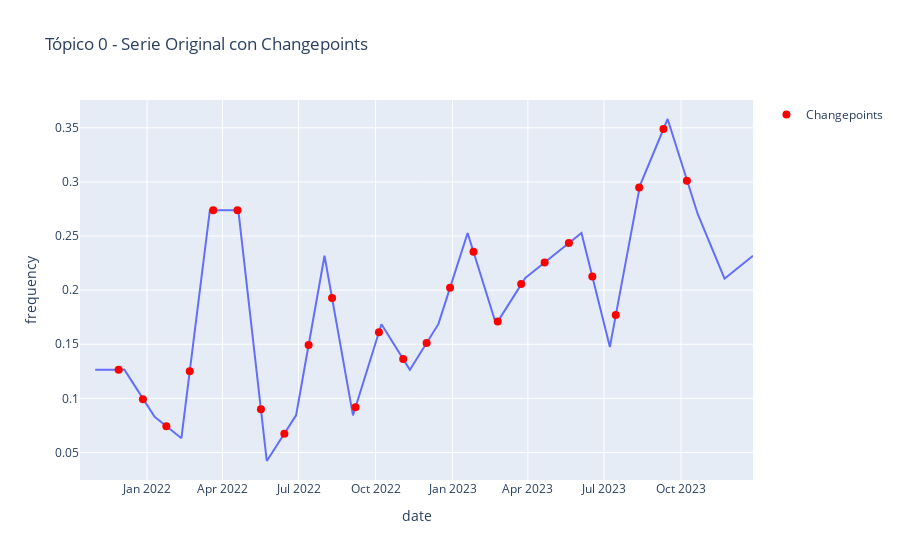
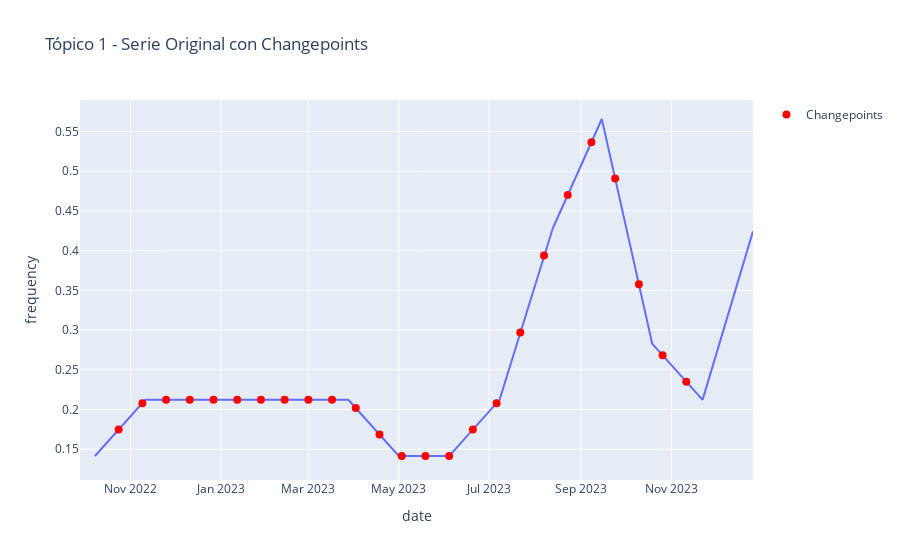
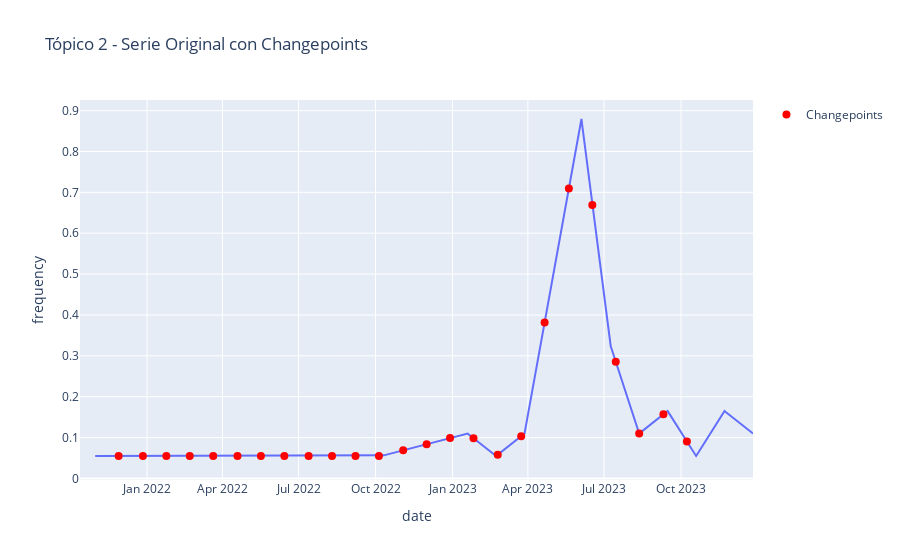

The notebook cell these images were saved under, in order:
### Markdown cell above
## Breakpoints

### Code cell
from prophet import Prophet
from prophet.plot import add_changepoints_to_plot

# Tópicos a analizar
topics = [0, 1, 2]

for idx in topics:
    print(f"\n Analizando Tópico {idx}")
    
    df_resultado = df_ts_resultado[idx].copy()
    df_t = df_resultado.rename(columns={'date': 'ds', 'frequency': 'y'})

    # Modelo Prophet con parámetros más restrictivos
    m = Prophet(
        changepoint_range=0.9,           # Menor rango donde buscar puntos de cambio
        changepoint_prior_scale=0.01,    # Menor sensibilidad: detecta solo cambios fuertes
        seasonality_prior_scale=1.0      # Reduzco influencia de estacionalidad
    )
    m.fit(df_t)

    future = m.make_future_dataframe(periods=30)
    forecast = m.predict(future)

    fig = m.plot(forecast)
    fig.suptitle(f"Tópico {idx} - Predicción y Puntos de Cambio", fontsize=16)
    add_changepoints_to_plot(fig.gca(), m, forecast)
    plt.show()

    changepoint_dates = m.changepoints
    valores = df_t[df_t['ds'].isin(changepoint_dates)][['ds', 'y']]
    # print(valores)

    fig2 = px.line(df_resultado, x='date', y='frequency',
                   title=f'Tópico {idx} - Serie Original con Changepoints')
    fig2.add_scatter(
        x=valores['ds'], y=valores['y'],
        mode='markers',
        marker=dict(color='red', size=8),
        name='Changepoints'
    )
    fig2.show()

### Figure 1 — Plotly figure (JSON) as saved in the notebook; plotly's stock layout.template omitted (floating-point values rounded to 4 significant figures; data arrays with more than 128 entries replaced by an {"elided": "..."} marker saying what was removed)
{"data": [{"hovertemplate": "date=%{x}<br>frequency=%{y}<extra></extra>", "legendgroup": "", "line": {"color": "#636efa", "dash": "solid"}, "marker": {"symbol": "circle"}, "mode": "lines", "name": "", "orientation": "v", "showlegend": false, "type": "scatter", "x": {"elided": "787 str values"}, "xaxis": "x", "y": {"elided": "787 float values"}, "yaxis": "y"}, {"marker": {"color": "red", "size": 8}, "mode": "markers", "name": "Changepoints", "type": "scatter", "x": ["2021-11-28T00:00:00.000000000", "2021-12-27T00:00:00.000000000", "2022-01-24T00:00:00.000000000", "2022-02-21T00:00:00.000000000", "2022-03-21T00:00:00.000000000", "2022-04-19T00:00:00.000000000", "2022-05-17T00:00:00.000000000", "2022-06-14T00:00:00.000000000", "2022-07-13T00:00:00.000000000", "2022-08-10T00:00:00.000000000", "2022-09-07T00:00:00.000000000", "2022-10-05T00:00:00.000000000", "2022-11-03T00:00:00.000000000", "2022-12-01T00:00:00.000000000", "2022-12-29T00:00:00.000000000", "2023-01-26T00:00:00.000000000", "2023-02-24T00:00:00.000000000", "2023-03-24T00:00:00.000000000", "2023-04-21T00:00:00.000000000", "2023-05-20T00:00:00.000000000", "2023-06-17T00:00:00.000000000", "2023-07-15T00:00:00.000000000", "2023-08-12T00:00:00.000000000", "2023-09-10T00:00:00.000000000", "2023-10-08T00:00:00.000000000"], "y": [0.1264, 0.09914, 0.07436, 0.1252, 0.2739, 0.2739, 0.08985, 0.06742, 0.1493, 0.1927, 0.09171, 0.1611, 0.1363, 0.1512, 0.2023, 0.2355, 0.171, 0.2057, 0.2255, 0.2435, 0.2125, 0.177, 0.2949, 0.3489, 0.3011]}], "layout": {"legend": {"tracegroupgap": 0}, "title": {"text": "Tópico 0 - Serie Original con Changepoints"}, "xaxis": {"anchor": "y", "domain": [0, 1], "title": {"text": "date"}}, "yaxis": {"anchor": "x", "domain": [0, 1], "title": {"text": "frequency"}}}}

### Figure 2 — Plotly figure (JSON) as saved in the notebook; plotly's stock layout.template omitted (floating-point values rounded to 4 significant figures; data arrays with more than 128 entries replaced by an {"elided": "..."} marker saying what was removed)
{"data": [{"hovertemplate": "date=%{x}<br>frequency=%{y}<extra></extra>", "legendgroup": "", "line": {"color": "#636efa", "dash": "solid"}, "marker": {"symbol": "circle"}, "mode": "lines", "name": "", "orientation": "v", "showlegend": false, "type": "scatter", "x": {"elided": "445 str values"}, "xaxis": "x", "y": {"elided": "445 float values"}, "yaxis": "y"}, {"marker": {"color": "red", "size": 8}, "mode": "markers", "name": "Changepoints", "type": "scatter", "x": ["2022-10-24T00:00:00.000000000", "2022-11-09T00:00:00.000000000", "2022-11-25T00:00:00.000000000", "2022-12-11T00:00:00.000000000", "2022-12-27T00:00:00.000000000", "2023-01-12T00:00:00.000000000", "2023-01-28T00:00:00.000000000", "2023-02-13T00:00:00.000000000", "2023-03-01T00:00:00.000000000", "2023-03-17T00:00:00.000000000", "2023-04-02T00:00:00.000000000", "2023-04-18T00:00:00.000000000", "2023-05-03T00:00:00.000000000", "2023-05-19T00:00:00.000000000", "2023-06-04T00:00:00.000000000", "2023-06-20T00:00:00.000000000", "2023-07-06T00:00:00.000000000", "2023-07-22T00:00:00.000000000", "2023-08-07T00:00:00.000000000", "2023-08-23T00:00:00.000000000", "2023-09-08T00:00:00.000000000", "2023-09-24T00:00:00.000000000", "2023-10-10T00:00:00.000000000", "2023-10-26T00:00:00.000000000", "2023-11-11T00:00:00.000000000"], "y": [0.1747, 0.208, 0.2121, 0.2121, 0.2121, 0.2121, 0.2121, 0.2121, 0.2121, 0.2121, 0.2017, 0.1685, 0.1414, 0.1414, 0.1414, 0.1747, 0.208, 0.297, 0.394, 0.47, 0.5366, 0.4908, 0.3577, 0.2683, 0.235]}], "layout": {"legend": {"tracegroupgap": 0}, "title": {"text": "Tópico 1 - Serie Original con Changepoints"}, "xaxis": {"anchor": "y", "domain": [0, 1], "title": {"text": "date"}}, "yaxis": {"anchor": "x", "domain": [0, 1], "title": {"text": "frequency"}}}}

### Figure 3 — Plotly figure (JSON) as saved in the notebook; plotly's stock layout.template omitted (floating-point values rounded to 4 significant figures; data arrays with more than 128 entries replaced by an {"elided": "..."} marker saying what was removed)
{"data": [{"hovertemplate": "date=%{x}<br>frequency=%{y}<extra></extra>", "legendgroup": "", "line": {"color": "#636efa", "dash": "solid"}, "marker": {"symbol": "circle"}, "mode": "lines", "name": "", "orientation": "v", "showlegend": false, "type": "scatter", "x": {"elided": "787 str values"}, "xaxis": "x", "y": {"elided": "787 float values"}, "yaxis": "y"}, {"marker": {"color": "red", "size": 8}, "mode": "markers", "name": "Changepoints", "type": "scatter", "x": ["2021-11-28T00:00:00.000000000", "2021-12-27T00:00:00.000000000", "2022-01-24T00:00:00.000000000", "2022-02-21T00:00:00.000000000", "2022-03-21T00:00:00.000000000", "2022-04-19T00:00:00.000000000", "2022-05-17T00:00:00.000000000", "2022-06-14T00:00:00.000000000", "2022-07-13T00:00:00.000000000", "2022-08-10T00:00:00.000000000", "2022-09-07T00:00:00.000000000", "2022-10-05T00:00:00.000000000", "2022-11-03T00:00:00.000000000", "2022-12-01T00:00:00.000000000", "2022-12-29T00:00:00.000000000", "2023-01-26T00:00:00.000000000", "2023-02-24T00:00:00.000000000", "2023-03-24T00:00:00.000000000", "2023-04-21T00:00:00.000000000", "2023-05-20T00:00:00.000000000", "2023-06-17T00:00:00.000000000", "2023-07-15T00:00:00.000000000", "2023-08-12T00:00:00.000000000", "2023-09-10T00:00:00.000000000", "2023-10-08T00:00:00.000000000"], "y": [0.05496, 0.05496, 0.05496, 0.05496, 0.05496, 0.05496, 0.05496, 0.05496, 0.05496, 0.05496, 0.05496, 0.05496, 0.06884, 0.08378, 0.09872, 0.09861, 0.0582, 0.1035, 0.3815, 0.7097, 0.6693, 0.2858, 0.1099, 0.1568, 0.09053]}], "layout": {"legend": {"tracegroupgap": 0}, "title": {"text": "Tópico 2 - Serie Original con Changepoints"}, "xaxis": {"anchor": "y", "domain": [0, 1], "title": {"text": "date"}}, "yaxis": {"anchor": "x", "domain": [0, 1], "title": {"text": "frequency"}}}}
